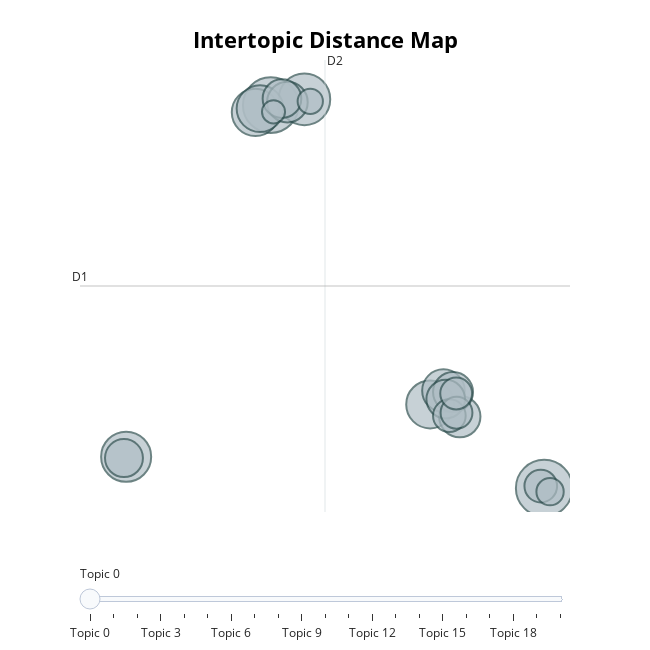

The code cell stored with this chart in its notebook:
### Code cell
topic_model.visualize_topics()

### Figure 1 — Plotly figure (JSON) as saved in the notebook; plotly's stock layout.template omitted (floating-point values rounded to 4 significant figures)
{"data": [{"customdata": [[0, "活动 | 门票 | 景区 | 免费 | 时间", 60], [1, "王府 | 竹海 | 旅行 | 河南 | 景区", 58], [2, "石窟 | 中国 | 龙门石窟 | 艺术 | 世界", 50], [3, "旅客 | 年票 | 客流 | 郑州 | 列车", 47], [4, "机场 | 建设 | 规划 | 项目 | 自驾车", 43], [5, "地方 | 很多 | 一天 | 一点 | 已经", 42], [6, "泉州 | 洛阳桥 | 旅行 | 历史 | 济南", 41], [7, "工作 | 集团 | 河洛 | 建设 | 投资", 34], [8, "游客 | 景区 | 午餐 | 老君山 | 网友", 32], [9, "河南 | 造纸 | 巩义 | 历史 | 龙亭", 31], [10, "项目 | 消费 | 文旅 | 发展 | 建设", 30], [11, "银杏 | 文旅文创 | 发展 | 大会 | 中国", 28], [12, "广济桥 | 位于 | 白马寺 | 建筑 | 鸡冠", 28], [13, "防控 | 疫情 | 景区 | 开放 | 场所", 27], [14, "五一 | 数据 | 预订 | 增长 | 热门", 20], [15, "写真 | 发团 | 成人 | 儿童 | 地点", 20], [16, "博物馆 | 历史 | 停车场 | 白马寺 | 建设", 19], [17, "景区 | 度假区 | 公示 | 等级 | 评定", 19], [18, "话题 | 大寒 | 隋唐洛阳城 | 同安 | 风起", 14], [19, "福昌 | 龙门石窟 | 城隍庙 | 龙门 | 博物馆", 12], [20, "民宿 | 酒店 | 巧克力 | 孩子 | 余舍", 10]], "hovertemplate": "<b>Topic %{customdata[0]}</b><br>%{customdata[1]}<br>Size: %{customdata[2]}", "legendgroup": "", "marker": {"color": "#B0BEC5", "line": {"color": "DarkSlateGrey", "width": 2}, "size": [60, 58, 50, 47, 43, 42, 41, 34, 32, 31, 30, 28, 28, 27, 20, 20, 19, 19, 14, 12, 10], "sizemode": "area", "sizeref": 0.0375, "symbol": "circle"}, "mode": "markers", "name": "", "orientation": "v", "showlegend": false, "type": "scatter", "x": [5.091, -5.863, -4.515, -11.66, 0.523, -6.475, -6.292, 1.056, 1.71, -5.197, 1.439, 1.147, -5.413, -11.74, 1.292, 4.954, 1.579, 1.565, 5.326, -4.28, -5.752], "xaxis": "x", "y": [-8.685, 16.57, 16.95, -6.615, -3.167, 16.09, 16.34, -2.257, -3.968, 16.77, -2.351, -2.815, 16.99, -6.702, -3.908, -8.548, -3.714, -2.444, -8.92, 16.82, 16.13], "yaxis": "y"}], "layout": {"annotations": [{"showarrow": false, "text": "D1", "x": -13.5, "y": 4.643, "yshift": 10}, {"showarrow": false, "text": "D2", "x": -3.69, "xshift": 10, "y": 19.54}], "height": 650, "hoverlabel": {"bgcolor": "white", "font": {"family": "Rockwell", "size": 16}}, "legend": {"itemsizing": "constant", "tracegroupgap": 0}, "margin": {"t": 60}, "shapes": [{"line": {"color": "#CFD8DC", "width": 2}, "type": "line", "x0": -3.69, "x1": -3.69, "y0": -10.26, "y1": 19.54}, {"line": {"color": "#9E9E9E", "width": 2}, "type": "line", "x0": -13.5, "x1": 6.125, "y0": 4.643, "y1": 4.643}], "sliders": [{"active": 0, "pad": {"t": 50}, "steps": [{"args": [{"marker.color": [["red", "#B0BEC5", "#B0BEC5", "#B0BEC5", "#B0BEC5", "#B0BEC5", "#B0BEC5", "#B0BEC5", "#B0BEC5", "#B0BEC5", "#B0BEC5", "#B0BEC5", "#B0BEC5", "#B0BEC5", "#B0BEC5", "#B0BEC5", "#B0BEC5", "#B0BEC5", "#B0BEC5", "#B0BEC5", "#B0BEC5"]]}], "label": "Topic 0", "method": "update"}, {"args": [{"marker.color": [["#B0BEC5", "red", "#B0BEC5", "#B0BEC5", "#B0BEC5", "#B0BEC5", "#B0BEC5", "#B0BEC5", "#B0BEC5", "#B0BEC5", "#B0BEC5", "#B0BEC5", "#B0BEC5", "#B0BEC5", "#B0BEC5", "#B0BEC5", "#B0BEC5", "#B0BEC5", "#B0BEC5", "#B0BEC5", "#B0BEC5"]]}], "label": "Topic 1", "method": "update"}, {"args": [{"marker.color": [["#B0BEC5", "#B0BEC5", "red", "#B0BEC5", "#B0BEC5", "#B0BEC5", "#B0BEC5", "#B0BEC5", "#B0BEC5", "#B0BEC5", "#B0BEC5", "#B0BEC5", "#B0BEC5", "#B0BEC5", "#B0BEC5", "#B0BEC5", "#B0BEC5", "#B0BEC5", "#B0BEC5", "#B0BEC5", "#B0BEC5"]]}], "label": "Topic 2", "method": "update"}, {"args": [{"marker.color": [["#B0BEC5", "#B0BEC5", "#B0BEC5", "red", "#B0BEC5", "#B0BEC5", "#B0BEC5", "#B0BEC5", "#B0BEC5", "#B0BEC5", "#B0BEC5", "#B0BEC5", "#B0BEC5", "#B0BEC5", "#B0BEC5", "#B0BEC5", "#B0BEC5", "#B0BEC5", "#B0BEC5", "#B0BEC5", "#B0BEC5"]]}], "label": "Topic 3", "method": "update"}, {"args": [{"marker.color": [["#B0BEC5", "#B0BEC5", "#B0BEC5", "#B0BEC5", "red", "#B0BEC5", "#B0BEC5", "#B0BEC5", "#B0BEC5", "#B0BEC5", "#B0BEC5", "#B0BEC5", "#B0BEC5", "#B0BEC5", "#B0BEC5", "#B0BEC5", "#B0BEC5", "#B0BEC5", "#B0BEC5", "#B0BEC5", "#B0BEC5"]]}], "label": "Topic 4", "method": "update"}, {"args": [{"marker.color": [["#B0BEC5", "#B0BEC5", "#B0BEC5", "#B0BEC5", "#B0BEC5", "red", "#B0BEC5", "#B0BEC5", "#B0BEC5", "#B0BEC5", "#B0BEC5", "#B0BEC5", "#B0BEC5", "#B0BEC5", "#B0BEC5", "#B0BEC5", "#B0BEC5", "#B0BEC5", "#B0BEC5", "#B0BEC5", "#B0BEC5"]]}], "label": "Topic 5", "method": "update"}, {"args": [{"marker.color": [["#B0BEC5", "#B0BEC5", "#B0BEC5", "#B0BEC5", "#B0BEC5", "#B0BEC5", "red", "#B0BEC5", "#B0BEC5", "#B0BEC5", "#B0BEC5", "#B0BEC5", "#B0BEC5", "#B0BEC5", "#B0BEC5", "#B0BEC5", "#B0BEC5", "#B0BEC5", "#B0BEC5", "#B0BEC5", "#B0BEC5"]]}], "label": "Topic 6", "method": "update"}, {"args": [{"marker.color": [["#B0BEC5", "#B0BEC5", "#B0BEC5", "#B0BEC5", "#B0BEC5", "#B0BEC5", "#B0BEC5", "red", "#B0BEC5", "#B0BEC5", "#B0BEC5", "#B0BEC5", "#B0BEC5", "#B0BEC5", "#B0BEC5", "#B0BEC5", "#B0BEC5", "#B0BEC5", "#B0BEC5", "#B0BEC5", "#B0BEC5"]]}], "label": "Topic 7", "method": "update"}, {"args": [{"marker.color": [["#B0BEC5", "#B0BEC5", "#B0BEC5", "#B0BEC5", "#B0BEC5", "#B0BEC5", "#B0BEC5", "#B0BEC5", "red", "#B0BEC5", "#B0BEC5", "#B0BEC5", "#B0BEC5", "#B0BEC5", "#B0BEC5", "#B0BEC5", "#B0BEC5", "#B0BEC5", "#B0BEC5", "#B0BEC5", "#B0BEC5"]]}], "label": "Topic 8", "method": "update"}, {"args": [{"marker.color": [["#B0BEC5", "#B0BEC5", "#B0BEC5", "#B0BEC5", "#B0BEC5", "#B0BEC5", "#B0BEC5", "#B0BEC5", "#B0BEC5", "red", "#B0BEC5", "#B0BEC5", "#B0BEC5", "#B0BEC5", "#B0BEC5", "#B0BEC5", "#B0BEC5", "#B0BEC5", "#B0BEC5", "#B0BEC5", "#B0BEC5"]]}], "label": "Topic 9", "method": "update"}, {"args": [{"marker.color": [["#B0BEC5", "#B0BEC5", "#B0BEC5", "#B0BEC5", "#B0BEC5", "#B0BEC5", "#B0BEC5", "#B0BEC5", "#B0BEC5", "#B0BEC5", "red", "#B0BEC5", "#B0BEC5", "#B0BEC5", "#B0BEC5", "#B0BEC5", "#B0BEC5", "#B0BEC5", "#B0BEC5", "#B0BEC5", "#B0BEC5"]]}], "label": "Topic 10", "method": "update"}, {"args": [{"marker.color": [["#B0BEC5", "#B0BEC5", "#B0BEC5", "#B0BEC5", "#B0BEC5", "#B0BEC5", "#B0BEC5", "#B0BEC5", "#B0BEC5", "#B0BEC5", "#B0BEC5", "red", "#B0BEC5", "#B0BEC5", "#B0BEC5", "#B0BEC5", "#B0BEC5", "#B0BEC5", "#B0BEC5", "#B0BEC5", "#B0BEC5"]]}], "label": "Topic 11", "method": "update"}, {"args": [{"marker.color": [["#B0BEC5", "#B0BEC5", "#B0BEC5", "#B0BEC5", "#B0BEC5", "#B0BEC5", "#B0BEC5", "#B0BEC5", "#B0BEC5", "#B0BEC5", "#B0BEC5", "#B0BEC5", "red", "#B0BEC5", "#B0BEC5", "#B0BEC5", "#B0BEC5", "#B0BEC5", "#B0BEC5", "#B0BEC5", "#B0BEC5"]]}], "label": "Topic 12", "method": "update"}, {"args": [{"marker.color": [["#B0BEC5", "#B0BEC5", "#B0BEC5", "#B0BEC5", "#B0BEC5", "#B0BEC5", "#B0BEC5", "#B0BEC5", "#B0BEC5", "#B0BEC5", "#B0BEC5", "#B0BEC5", "#B0BEC5", "red", "#B0BEC5", "#B0BEC5", "#B0BEC5", "#B0BEC5", "#B0BEC5", "#B0BEC5", "#B0BEC5"]]}], "label": "Topic 13", "method": "update"}, {"args": [{"marker.color": [["#B0BEC5", "#B0BEC5", "#B0BEC5", "#B0BEC5", "#B0BEC5", "#B0BEC5", "#B0BEC5", "#B0BEC5", "#B0BEC5", "#B0BEC5", "#B0BEC5", "#B0BEC5", "#B0BEC5", "#B0BEC5", "red", "#B0BEC5", "#B0BEC5", "#B0BEC5", "#B0BEC5", "#B0BEC5", "#B0BEC5"]]}], "label": "Topic 14", "method": "update"}, {"args": [{"marker.color": [["#B0BEC5", "#B0BEC5", "#B0BEC5", "#B0BEC5", "#B0BEC5", "#B0BEC5", "#B0BEC5", "#B0BEC5", "#B0BEC5", "#B0BEC5", "#B0BEC5", "#B0BEC5", "#B0BEC5", "#B0BEC5", "#B0BEC5", "red", "#B0BEC5", "#B0BEC5", "#B0BEC5", "#B0BEC5", "#B0BEC5"]]}], "label": "Topic 15", "method": "update"}, {"args": [{"marker.color": [["#B0BEC5", "#B0BEC5", "#B0BEC5", "#B0BEC5", "#B0BEC5", "#B0BEC5", "#B0BEC5", "#B0BEC5", "#B0BEC5", "#B0BEC5", "#B0BEC5", "#B0BEC5", "#B0BEC5", "#B0BEC5", "#B0BEC5", "#B0BEC5", "red", "#B0BEC5", "#B0BEC5", "#B0BEC5", "#B0BEC5"]]}], "label": "Topic 16", "method": "update"}, {"args": [{"marker.color": [["#B0BEC5", "#B0BEC5", "#B0BEC5", "#B0BEC5", "#B0BEC5", "#B0BEC5", "#B0BEC5", "#B0BEC5", "#B0BEC5", "#B0BEC5", "#B0BEC5", "#B0BEC5", "#B0BEC5", "#B0BEC5", "#B0BEC5", "#B0BEC5", "#B0BEC5", "red", "#B0BEC5", "#B0BEC5", "#B0BEC5"]]}], "label": "Topic 17", "method": "update"}, {"args": [{"marker.color": [["#B0BEC5", "#B0BEC5", "#B0BEC5", "#B0BEC5", "#B0BEC5", "#B0BEC5", "#B0BEC5", "#B0BEC5", "#B0BEC5", "#B0BEC5", "#B0BEC5", "#B0BEC5", "#B0BEC5", "#B0BEC5", "#B0BEC5", "#B0BEC5", "#B0BEC5", "#B0BEC5", "red", "#B0BEC5", "#B0BEC5"]]}], "label": "Topic 18", "method": "update"}, {"args": [{"marker.color": [["#B0BEC5", "#B0BEC5", "#B0BEC5", "#B0BEC5", "#B0BEC5", "#B0BEC5", "#B0BEC5", "#B0BEC5", "#B0BEC5", "#B0BEC5", "#B0BEC5", "#B0BEC5", "#B0BEC5", "#B0BEC5", "#B0BEC5", "#B0BEC5", "#B0BEC5", "#B0BEC5", "#B0BEC5", "red", "#B0BEC5"]]}], "label": "Topic 19", "method": "update"}, {"args": [{"marker.color": [["#B0BEC5", "#B0BEC5", "#B0BEC5", "#B0BEC5", "#B0BEC5", "#B0BEC5", "#B0BEC5", "#B0BEC5", "#B0BEC5", "#B0BEC5", "#B0BEC5", "#B0BEC5", "#B0BEC5", "#B0BEC5", "#B0BEC5", "#B0BEC5", "#B0BEC5", "#B0BEC5", "#B0BEC5", "#B0BEC5", "red"]]}], "label": "Topic 20", "method": "update"}]}], "title": {"font": {"color": "Black", "size": 22}, "text": "<b>Intertopic Distance Map</b>", "x": 0.5, "xanchor": "center", "y": 0.95, "yanchor": "top"}, "width": 650, "xaxis": {"anchor": "y", "domain": [0, 1], "range": [-13.5, 6.125], "title": {"text": ""}, "visible": false}, "yaxis": {"anchor": "x", "domain": [0, 1], "range": [-10.26, 19.54], "title": {"text": ""}, "visible": false}}}
